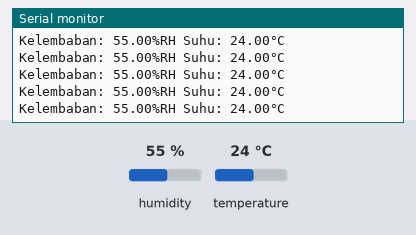
Bench run of a sketch on a simulated Arduino Uno, built with avr-gcc and run on an emulated ATmega328P. Shown: the last lines printed to the serial monitor. The inputs (shaded band) are chosen by the test bench; at power-on: humidity 55 %, temperature 24 °C.

Above: at 2.8 s.
2.9 s: humidity set to 22 %
8.9 s: temperature set to 12 °C
At 9.5 s:
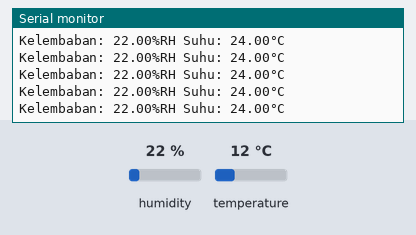
14.9 s: humidity set to 40 %
At 15.9 s:
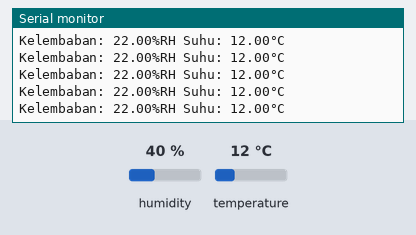
Timing chart, 0 to 17.9 s (numbered marks = the images above; inputs shaded):
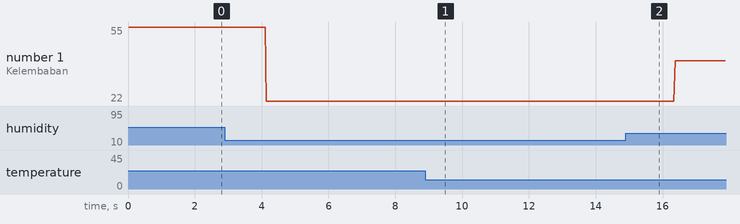

Measured:
- plotted number 1: 55 → 22 after the input at 2.9 s, 22 → 40 after the input at 14.9 s

The sketch:

baca_suhu_dht11.ino
```cpp
#include <DHT.h>
DHT dht(2, DHT11);

void setup(){
 Serial.begin(9600);
 dht.begin();
}

void loop(){
 float kelembaban = dht.readHumidity();
 float suhu = dht.readTemperature();
 Serial.print("Kelembaban: ");
 Serial.print(kelembaban);
 Serial.print("%RH");
 Serial.print(" ");
 Serial.print("Suhu: ");
 Serial.print(suhu);
 Serial.println("°C");
}
```
